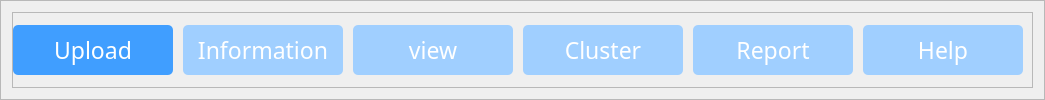
        <widget class="QFrame" name="frame_44">
         <property name="sizePolicy">
          <sizepolicy hsizetype="Preferred" vsizetype="Expanding">
           <horstretch>0</horstretch>
           <verstretch>0</verstretch>
          </sizepolicy>
         </property>
         <property name="frameShape">
          <enum>QFrame::StyledPanel</enum>
         </property>
         <property name="frameShadow">
          <enum>QFrame::Raised</enum>
         </property>
         <layout class="QHBoxLayout" name="horizontalLayout_30">
          <item alignment="Qt::AlignLeft">
           <widget class="QFrame" name="frame_7">
            <property name="sizePolicy">
             <sizepolicy hsizetype="Preferred" vsizetype="Expanding">
              <horstretch>0</horstretch>
              <verstretch>10</verstretch>
             </sizepolicy>
            </property>
            <property name="styleSheet">
             <string notr="true">QPushButton:hover{
	padding-bottom:5px;
}
QPushButton{
	border-radius:5px;
	color:white;
}</string>
            </property>
            <property name="frameShape">
             <enum>QFrame::StyledPanel</enum>
            </property>
            <property name="frameShadow">
             <enum>QFrame::Raised</enum>
            </property>
            <layout class="QHBoxLayout" name="horizontalLayout_2">
             <property name="spacing">
              <number>10</number>
             </property>
             <property name="leftMargin">
              <number>0</number>
             </property>
             <item>
              <widget class="QPushButton" name="pushButton_info">
               <property name="minimumSize">
                <size>
                 <width>160</width>
                 <height>50</height>
                </size>
               </property>
               <property name="maximumSize">
                <size>
                 <width>160</width>
                 <height>50</height>
                </size>
               </property>
               <property name="font">
                <font>
                 <family>微软雅黑</family>
                 <pointsize>17</pointsize>
                </font>
               </property>
               <property name="styleSheet">
                <string notr="true">background-color:rgb(63,97,72);
background-color: rgb(64, 158, 255);

</string>
               </property>
               <property name="text">
                <string>Upload</string>
               </property>
               <property name="icon">
                <iconset resource="resouces.qrc">
                 <normaloff>:/icon/images/icon/icons8-upload-32.png</normaloff>:/icon/images/icon/icons8-upload-32.png</iconset>
               </property>
               <property name="iconSize">
                <size>
                 <width>24</width>
                 <height>29</height>
                </size>
               </property>
              </widget>
             </item>
             <item>
              <widget class="QPushButton" name="pushButton_swcinfo">
               <property name="minimumSize">
                <size>
                 <width>160</width>
                 <height>50</height>
                </size>
               </property>
               <property name="maximumSize">
                <size>
                 <width>120</width>
                 <height>50</height>
                </size>
               </property>
               <property name="font">
                <font>
                 <family>微软雅黑</family>
                 <pointsize>17</pointsize>
                </font>
               </property>
               <property name="styleSheet">
                <string notr="true">background-color: rgb(160, 207, 255);</string>
               </property>
               <property name="text">
                <string>Information</string>
               </property>
               <property name="icon">
                <iconset resource="resouces.qrc">
                 <normaloff>:/icon/images/icon/icons8-align-center-26.png</normaloff>:/icon/images/icon/icons8-align-center-26.png</iconset>
               </property>
               <property name="iconSize">
                <size>
                 <width>23</width>
                 <height>18</height>
                </size>
               </property>
              </widget>
             </item>
             <item>
              <widget class="QPushButton" name="pushButton_view">
               <property name="minimumSize">
                <size>
                 <width>160</width>
                 <height>50</height>
                </size>
               </property>
               <property name="maximumSize">
                <size>
                 <width>120</width>
                 <height>50</height>
                </size>
               </property>
               <property name="font">
                <font>
                 <family>微软雅黑</family>
                 <pointsize>17</pointsize>
                </font>
               </property>
               <property name="styleSheet">
                <string notr="true">background-color: rgb(160, 207, 255);</string>
               </property>
               <property name="text">
                <string>view</string>
               </property>
               <property name="icon">
                <iconset resource="resouces.qrc">
                 <normaloff>:/icon/images/icon/icons8-analyze-50.png</normaloff>:/icon/images/icon/icons8-analyze-50.png</iconset>
               </property>
               <property name="iconSize">
                <size>
                 <width>30</width>
                 <height>23</height>
                </size>
               </property>
              </widget>
             </item>
             <item>
              <widget class="QPushButton" name="pushButton_gm">
               <property name="minimumSize">
                <size>
                 <width>160</width>
                 <height>50</height>
                </size>
               </property>
               <property name="maximumSize">
                <size>
                 <width>120</width>
                 <height>50</height>
                </size>
               </property>
               <property name="font">
                <font>
                 <family>微软雅黑</family>
                 <pointsize>17</pointsize>
                </font>
               </property>
               <property name="styleSheet">
                <string notr="true">background-color: rgb(160, 207, 255);</string>
               </property>
               <property name="text">
                <string>Cluster</string>
               </property>
               <property name="icon">
                <iconset resource="resouces.qrc">
                 <normaloff>:/icon/images/icon/icons8-light-on-50.png</normaloff>:/icon/images/icon/icons8-light-on-50.png</iconset>
               </property>
               <property name="iconSize">
                <size>
                 <width>30</width>
                 <height>28</height>
                </size>
               </property>
              </widget>
             </item>
             <item>
              <widget class="QPushButton" name="pushButton_report">
               <property name="minimumSize">
                <size>
                 <width>160</width>
                 <height>50</height>
                </size>
               </property>
               <property name="maximumSize">
                <size>
                 <width>120</width>
                 <height>50</height>
                </size>
               </property>
               <property name="font">
                <font>
                 <family>微软雅黑</family>
                 <pointsize>17</pointsize>
                </font>
               </property>
               <property name="styleSheet">
                <string notr="true">background-color: rgb(160, 207, 255);</string>
               </property>
               <property name="text">
                <string>Report</string>
               </property>
               <property name="icon">
                <iconset resource="resouces.qrc">
                 <normaloff>:/icon/images/icon/icons8-graph-report-32.png</normaloff>:/icon/images/icon/icons8-graph-report-32.png</iconset>
               </property>
               <property name="iconSize">
                <size>
                 <width>30</width>
                 <height>25</height>
                </size>
               </property>
              </widget>
             </item>
             <item>
              <widget class="QPushButton" name="pushButton_help">
               <property name="minimumSize">
                <size>
                 <width>160</width>
                 <height>50</height>
                </size>
               </property>
               <property name="maximumSize">
                <size>
                 <width>160</width>
                 <height>50</height>
                </size>
               </property>
               <property name="font">
                <font>
                 <family>微软雅黑</family>
                 <pointsize>17</pointsize>
                </font>
               </property>
               <property name="styleSheet">
                <string notr="true">background-color: rgb(160, 207, 255);

</string>
               </property>
               <property name="text">
                <string>Help</string>
               </property>
               <property name="icon">
                <iconset resource="resouces.qrc">
                 <normaloff>:/icon/images/icon/icons8-help-32.png</normaloff>:/icon/images/icon/icons8-help-32.png</iconset>
               </property>
               <property name="iconSize">
                <size>
                 <width>30</width>
                 <height>28</height>
                </size>
               </property>
              </widget>
             </item>
            </layout>
           </widget>
          </item>
         </layout>
        </widget>
